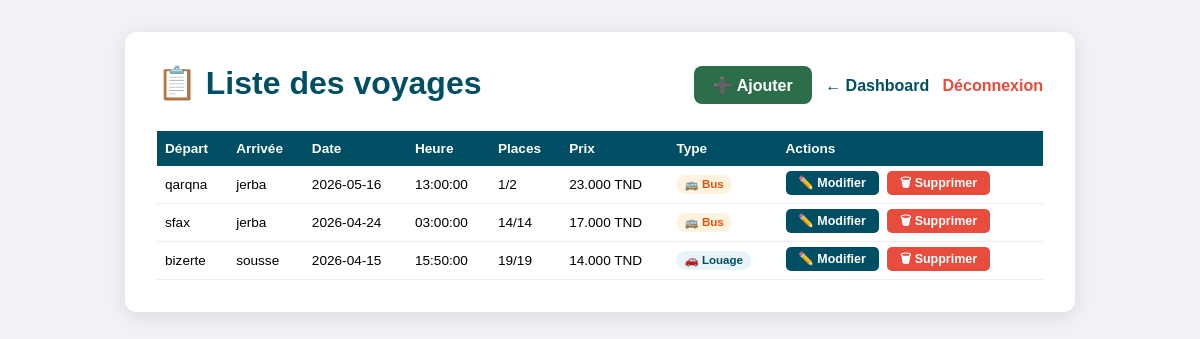
The app's page /admin/liste_voyages.php (signed in) with its own data.
### tables this page shows
CREATE TABLE `voyages` (
  `id_voyage` int(11) NOT NULL,
  `ville_depart` varchar(100) DEFAULT NULL,
  `ville_arrivee` varchar(100) DEFAULT NULL,
  `date_voyage` date DEFAULT NULL,
  `heure_depart` time DEFAULT NULL,
  `places_total` int(11) DEFAULT NULL,
  `places_dispo` int(11) DEFAULT NULL,
  `prix` decimal(8,3) DEFAULT NULL,
  `type_vehicule` enum('louage','bus') DEFAULT NULL
);

### admin/liste_voyages.php (the view, shortened to what this page needs)
<?php
include '../connexion.php';
$voyages = mysqli_query($conn, "SELECT * FROM voyages ORDER BY date_voyage DESC");
?>
<!DOCTYPE html>
<html lang="fr">
<head>
</head>
<body>
<div class="card">
  <div class="nav">
    <h1>📋 Liste des voyages</h1>
    <div>
      <a href="ajouter_voyage.php" class="btn-add">➕ Ajouter</a>
      <a href="dashboard.php">← Dashboard</a>
      <a href="../logout.php" style="color:#e74c3c;">Déconnexion</a>
    </div>
  </div>
  <table>
    <tr>
      <th>Départ</th>
      <th>Arrivée</th>
      <th>Date</th>
      <th>Heure</th>
      <th>Places</th>
      <th>Prix</th>
      <th>Type</th>
      <th>Actions</th>
    </tr>
    <?php if (mysqli_num_rows($voyages) == 0): ?>
    <tr><td colspan="8" class="empty">Aucun voyage disponible</td></tr>
    <?php else: ?>
    <?php while ($v = mysqli_fetch_assoc($voyages)): ?>
    <tr>
      <td><?= $v['ville_depart'] ?></td>
      <td><?= $v['ville_arrivee'] ?></td>
      <td><?= $v['date_voyage'] ?></td>
      <td><?= $v['heure_depart'] ?></td>
      <td><?= $v['places_dispo'] ?>/<?= $v['places_total'] ?></td>
      <td><?= $v['prix'] ?> TND</td>
      <td>
        <span class="badge-type badge-<?= $v['type_vehicule'] ?>">
          <?= $v['type_vehicule'] == 'louage' ? '🚗 Louage' : '🚌 Bus' ?>
        </span>
      </td>
      <td>
        <a href="modifier_voyage.php?id=<?= $v['id_voyage'] ?>"
           class="btn-modifier">✏️ Modifier</a>
        <a href="liste_voyages.php?supprimer=<?= $v['id_voyage'] ?>"
           class="btn-supprimer"
           onclick="return confirm('Voulez-vous vraiment supprimer ce voyage ?')">
           🗑 Supprimer
        </a>
      </td>
    </tr>
    <?php endwhile; ?>
    <?php endif; ?>
  </table>
</div>
</body>
</html>

### admin/liste_voyages.php (style rules this page uses)
* { box-sizing: border-box; margin: 0; padding: 0; }
body { font-family: Arial, sans-serif; background: #f0f2f5; padding: 2rem; }
.card { background: white; border-radius: 12px; box-shadow: 0 4px 20px rgba(0,0,0,0.1); padding: 2rem; max-width: 950px; margin: 0 auto; }
h1 { color: #004e64; margin-bottom: 0.3rem; }
.nav { display: flex; justify-content: space-between; align-items: center; margin-bottom: 1.5rem; flex-wrap: wrap; gap: 0.5rem; }
a { color: #004e64; text-decoration: none; font-weight: bold; }
table { width: 100%; border-collapse: collapse; font-size: 0.85rem; }
th { background: #004e64; color: white; padding: 10px 8px; text-align: left; }
td { padding: 8px; border-bottom: 1px solid #eee; vertical-align: middle; }
.btn-add { display: inline-block; padding: 0.6rem 1.2rem; background: #2c6e49; color: white; border-radius: 8px; font-weight: bold; }
.btn-modifier { background: #004e64; color: white; padding: 0.3rem 0.8rem; border-radius: 5px; font-size: 0.78rem; text-decoration: none; }
.btn-supprimer { background: #e74c3c; color: white; padding: 0.3rem 0.8rem; border-radius: 5px; font-size: 0.78rem; text-decoration: none; margin-left: 0.3rem; }
.badge-type { display: inline-block; padding: 0.15rem 0.5rem; border-radius: 10px; font-size: 0.72rem; font-weight: bold; }
.badge-louage { background: #e8f4f8; color: #004e64; }
.badge-bus { background: #fff3e0; color: #e65100; }

### records on screen
voyages: ville_depart "qarqna", ville_arrivee "jerba", date_voyage "2026-05-16", heure_depart "13:00:00", places_dispo "1", places_total "2", prix "23.000", type_vehicule "🚌 Bus"
voyages: ville_depart "sfax", ville_arrivee "jerba", date_voyage "2026-04-24", heure_depart "03:00:00", places_dispo "14", places_total "14", prix "17.000", type_vehicule "🚌 Bus"
voyages: ville_depart "bizerte", ville_arrivee "sousse", date_voyage "2026-04-15", heure_depart "15:50:00", places_dispo "19", places_total "19", prix "14.000", type_vehicule "🚗 Louage"
